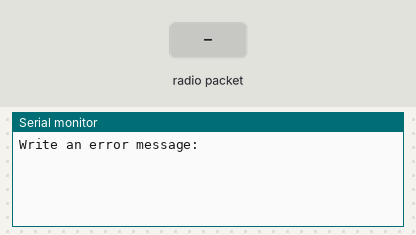
Bench run of a sketch on a simulated ESP8266 (NodeMCU). On the bench: the last lines printed to the serial monitor. The inputs (shaded band) are chosen by the test bench.

Above: at 2.2 s.
2.3 s: radio packet "1" arrives
At 3.4 s:
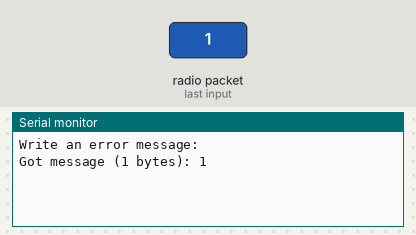
3.8 s: radio packet "0" arrives
At 4.5 s:
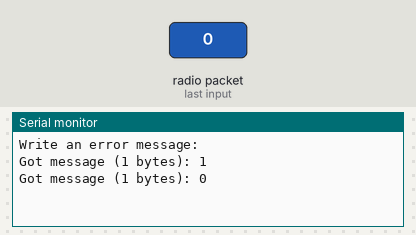

The sketch:

Sender.ino
```cpp
#include <ESP8266WiFi.h>
#include <espnow.h>

void onReceive(uint8_t* mac, uint8_t* data, uint8_t len) {
  Serial.printf("Got message (%d bytes): %.*s\n", len, len, data);
}

void setup() {
  Serial.begin(115200);
  delay(1000);

  WiFi.mode(WIFI_STA);

  if (esp_now_init() != 0) {
    Serial.println("ESP-NOW init failed!");
    return;
  }

  esp_now_set_self_role(ESP_NOW_ROLE_COMBO);
  esp_now_register_recv_cb(onReceive);

  Serial.println("Write an error message:\n");
}

void loop() {

  String message = Serial.readString();
  if (message == "") {
    return;
  }
  sendPacket(message);
}

void sendPacket(String message){
  String packetStr = message;   // concatenate
  const char* packet = message.c_str();   // get const char*
  uint8_t bcast[] = {0xFF,0xFF,0xFF,0xFF,0xFF,0xFF};
  esp_now_send(bcast, (uint8_t*)packet, strlen(packet));
}
```

Measured:
- after the input at 2.3 s, the serial monitor: prints a new line at once (image 1)
- after the input at 3.8 s, the serial monitor: prints a new line at once (image 2)
